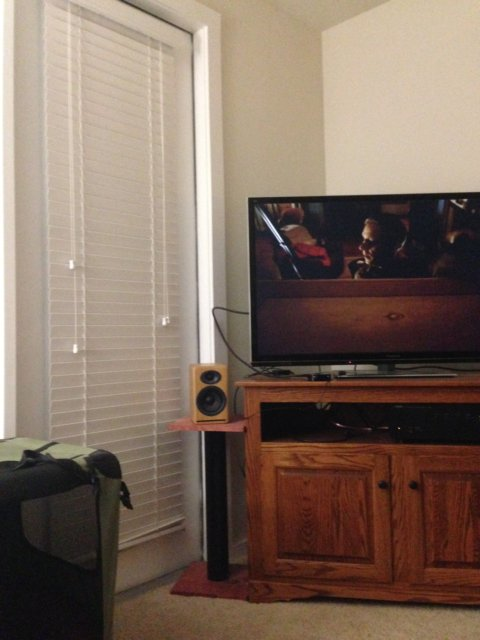
#> input picture image/1.jpg, 480 x 640 px
$ python test.py   (Python 2 division)
#> lines starting #> are read from the running program, lines starting #| are printed output that depends on the picture
### homography.py
import cv2
import numpy as np

MIN = 10
# [92 lines left out: functions detect, warpHomo, not called in this run]

def getInliers(imgUnchange, imgchange):
    #use Sift to find feature point
    sift = cv2.xfeatures2d.SIFT_create()
    keyPoint1, destination1 = sift.detectAndCompute(imgUnchange,None)
    keyPoint2, destination2 = sift.detectAndCompute(imgchange,None)

    # find the two similar feature with brute force matcher
    bf = cv2.BFMatcher()
    matches = bf.knnMatch(destination1,destination2,k=2)

    #threshold
    good = []
    for m,n in matches:
        if m.distance < .75*n.distance:
            good.append(m)

    #find homography and inliers
    if len(good)>MIN:
        # get all feature point from image 1
        source_points = np.float32([ keyPoint1[m.queryIdx].pt for m in good ]).reshape(-1,1,2)
        # get all feature point from image 1
        destination_points = np.float32([ keyPoint2[m.trainIdx].pt for m in good ]).reshape(-1,1,2)

        #get homography matrix and all information of these matches(do all steps of RANSAC)
        HomographyMatrix, mask = cv2.findHomography(destination_points,source_points, cv2.RANSAC,5.0)
        #matchesMask is a list, it's elements have just 2 value. value 1 means it's a inlier, 0 mean it's a outlier
        matchesMask = mask.ravel().tolist() #inlier
    else:
        matchesMask = None

    counter=0
    if matchesMask != None:
        for i in range(0,len(matchesMask)):
            if matchesMask[i]==1:
                counter+=1
    return counter

### test.py
import cv2
import homography as hm

img1 = cv2.imread('image/1.jpg',-1)
#> img1 is the input picture: shape (640, 480, 3); mean B, G, R 95.3, 108.5, 127.8
img2 = cv2.imread('image/2.jpg',-1)
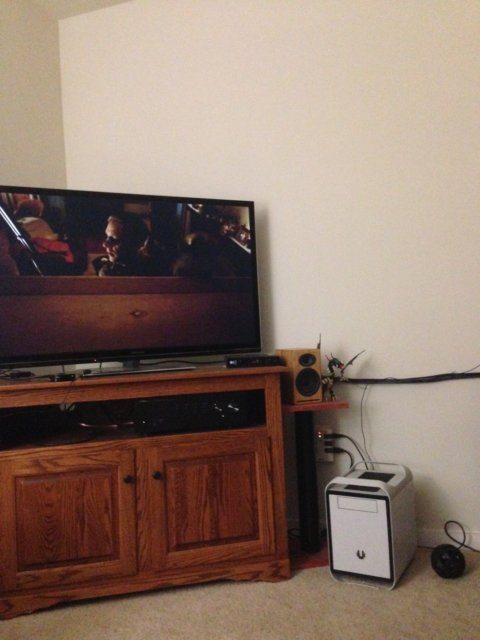
#> input picture image/2.jpg, 480 x 640 px
#> img2 is the input picture: shape (640, 480, 3); mean B, G, R 105.4, 117.7, 139.1
img3 = cv2.imread('image/3.jpg',-1)
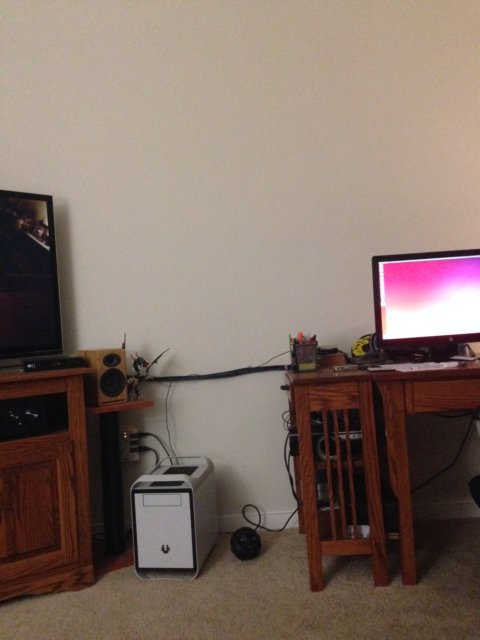
#> input picture image/3.jpg, 480 x 640 px
#> img3 is the input picture: shape (640, 480, 3); mean B, G, R 102.6, 111.9, 129.7
img4 = cv2.imread('image/4.jpg',-1)
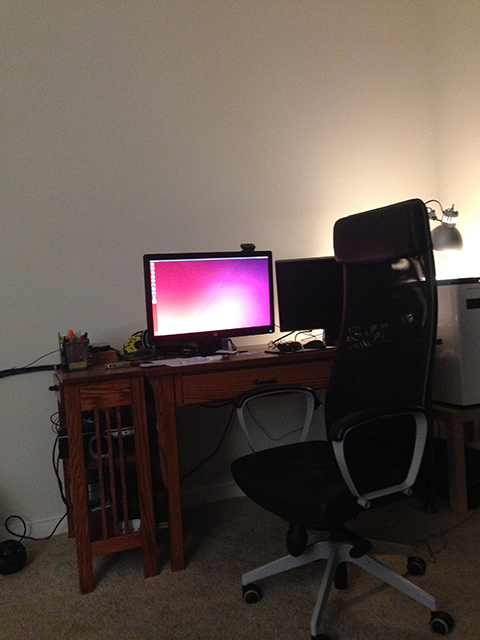
#> input picture image/4.jpg, 480 x 640 px
#> img4 is the input picture: shape (640, 480, 3); mean B, G, R 76.6, 82.5, 94.8
img5 = cv2.imread('image/5.jpg',-1)
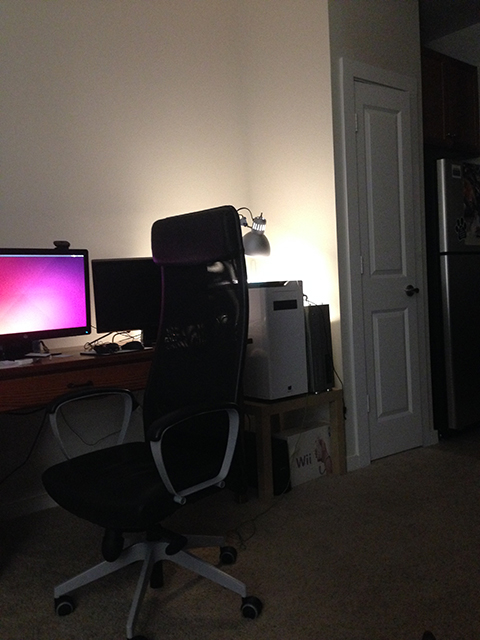
#> input picture image/5.jpg, 480 x 640 px
#> img5 is the input picture: shape (640, 480, 3); mean B, G, R 62.2, 65.4, 73
img6 = cv2.imread('image/6.jpg',-1)
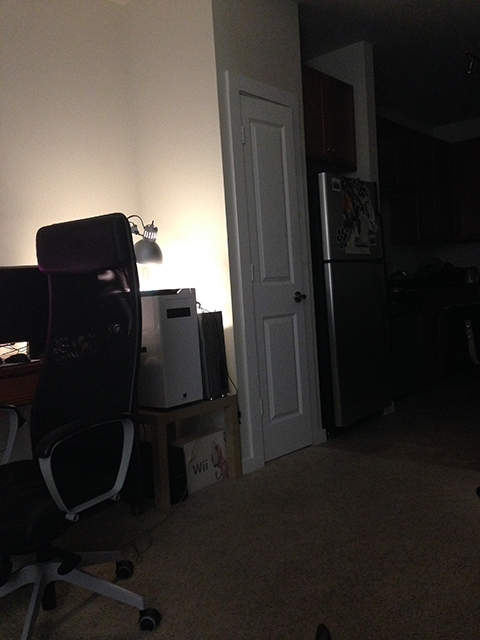
#> input picture image/6.jpg, 480 x 640 px
#> img6 is the input picture: shape (640, 480, 3); mean B, G, R 49.7, 54.3, 58.5

img1 = cv2.cvtColor(img1,cv2.COLOR_BGR2BGRA)
#> img1: shape (640, 480, 4)
img2 = cv2.cvtColor(img2,cv2.COLOR_BGR2BGRA)
#> img2: shape (640, 480, 4)
img3 = cv2.cvtColor(img3,cv2.COLOR_BGR2BGRA)
#> img3: shape (640, 480, 4)
img4 = cv2.cvtColor(img4,cv2.COLOR_BGR2BGRA)
#> img4: shape (640, 480, 4)
img5 = cv2.cvtColor(img5,cv2.COLOR_BGR2BGRA)
#> img5: shape (640, 480, 4)
img6 = cv2.cvtColor(img6,cv2.COLOR_BGR2BGRA)
#> img6: shape (640, 480, 4)

imgList =[img4,img2,img1,img3,img6,img5]
order=[0]
value=[]
for i in range(0,len(imgList)):
    value.append([])
    for j in range(0,len(imgList)):
        if i != j:
            temp = hm.getInliers(imgList[i],imgList[j])
            value[i].append(temp)
        else:
            value[i].append(0)
#> this loop made 6 passes
#> after the loop, value = [[0, 5, 0, 55, 44, 97], [4, 0, 87, 108, 6, 0], [5, 89, 0, 6, 6, 5], [53, 111, 5, 0, 0, 0], [42, 0, 0, 0, 0, 82], [94, 0, 0, 4, 82, 0]]


print value
#| [[0, 5, 0, 55, 44, 97], [4, 0, 87, 108, 6, 0], [5, 89, 0, 6, 6, 5], [53, 111, 5, 0, 0, 0], [42, 0, 0, 0, 0, 82], [94, 0, 0, 4, 82, 0]]


flag=0
#> flag = 0
i=0
while flag!=1:
    Max =0
    for j in range(0,len(value[i])):
        if value[i][j]>value[i][Max]:
            Max = j
    if value[i][Max]>=50:
        print value[i][Max]
        order.append(Max)
        value[Max][i]=0
        value[i][Max]=0
        i=Max
    else:
        flag=1
#> this loop made 3 passes
#> i on passes 1 to 2: 5, 4
#> flag on pass 3: 1
#| 97
#| 82
#> after the loop, i = 4; order = [0, 5, 4]; value = [[0, 5, 0, 55, 44, 0], [4, 0, 87, 108, 6, 0], [5, 89, 0, 6, 6, 5], [53, 111, 5, 0, 0, 0], [42, 0, 0, 0, 0, 0], [0, 0, 0, 4, 0, 0]]

print value
#| [[0, 5, 0, 55, 44, 0], [4, 0, 87, 108, 6, 0], [5, 89, 0, 6, 6, 5], [53, 111, 5, 0, 0, 0], [42, 0, 0, 0, 0, 0], [0, 0, 0, 4, 0, 0]]
flag=0
i=0
while flag !=1:
    Max=0
    for j in range(0,len(value[i])):
        if value[i][j]>value[i][Max]:
            Max = j

    if value[i][Max]>=50:
        order.insert(0,Max)
        value[Max][i]=0
        value[i][Max]=0
        i=Max
    else:
        flag=1
#> after the loop, i = 2; order = [2, 1, 3, 0, 5, 4]; value = [[0, 5, 0, 0, 44, 0], [4, 0, 0, 0, 6, 0], [5, 0, 0, 6, 6, 5], [0, 0, 5, 0, 0, 0], [42, 0, 0, 0, 0, 0], [0, 0, 0, 4, 0, 0]]

print order
#| [2, 1, 3, 0, 5, 4]

# [25 lines of commented-out code are left out]
